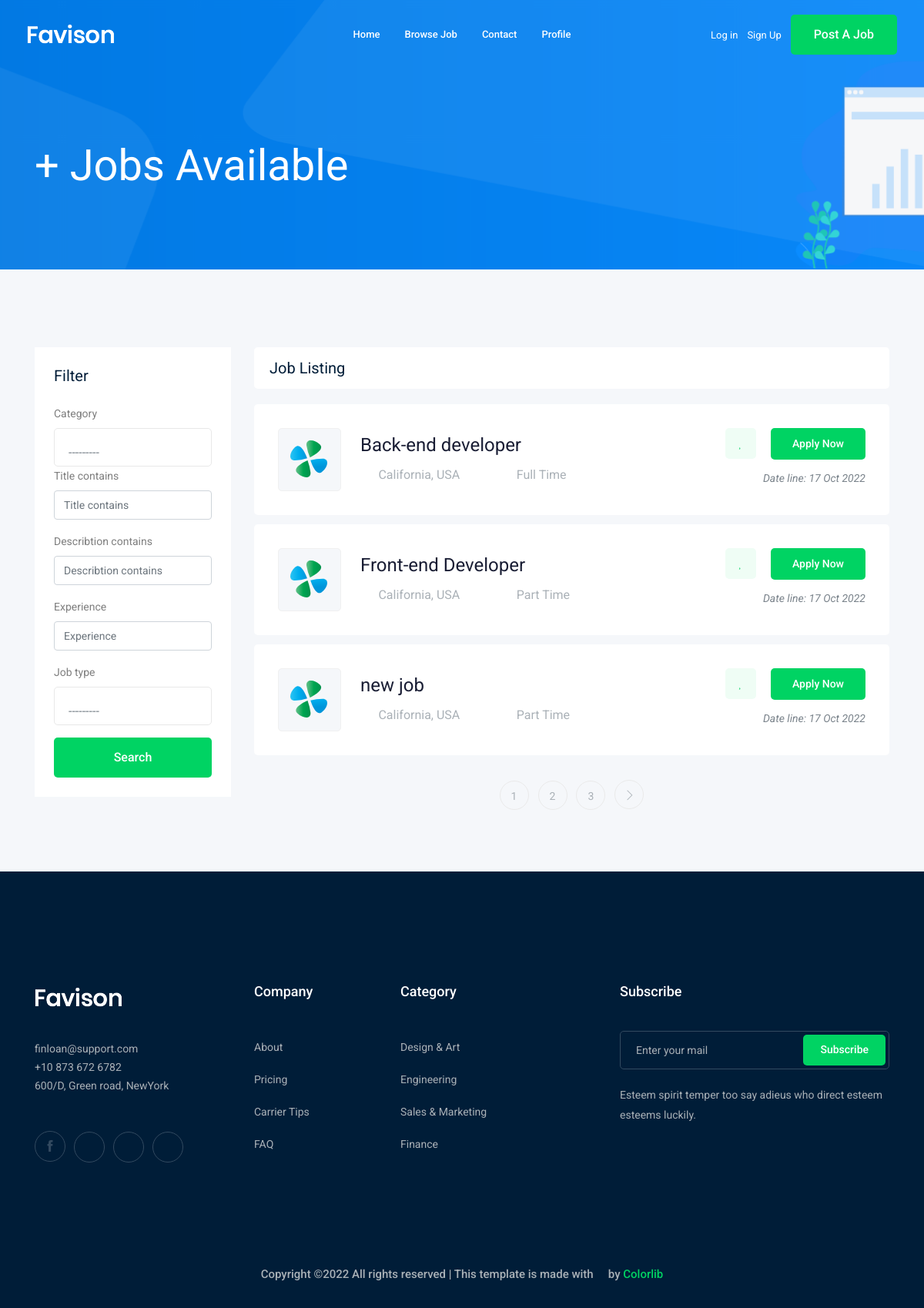
Screenshot of /jobs/ with the database file from the repository.
### job/models.py (models this page shows, shortened)
class Job(models.Model):
    owner = models.ForeignKey(User, verbose_name=("job_owner"), on_delete=models.CASCADE)
    title = models.CharField(max_length=100)
    job_type =models.CharField(max_length=20,  choices=JOB_TYPE)
    describtion = models.TextField(max_length=1000)
    published_at= models.DateTimeField(auto_now=True)
    vacancy =models.IntegerField(default=1)
    salary = models.IntegerField(default=0)
    experience = models.IntegerField(default=0)
    category= models.ForeignKey('Category',on_delete=models.CASCADE)
    image = models.ImageField(upload_to=image_upload)
    slug =models.SlugField(blank=True,null=True)

### job/views.py (the view)
# urls.py: path('',views.job_list,name = 'job_list'),
def job_list(request):
    job_list=Job.objects.all()
    myfilter = JobFilter(request.GET,queryset=job_list)
    job_list = myfilter.qs
    paginator = Paginator(job_list, 3) # Show 25 contacts per page.
    page_number = request.GET.get('page')
    page_obj = paginator.get_page(page_number)
    context={'jobs' :page_obj,'myfilter':myfilter}#template name
    return render(request,'job/job_list.html',context)

### job/models.py (called while the page is built)
    def __str__(self) :
        return self.name

### job/templates/job/job_list.html (shortened to what this page needs)
{% extends 'base.html'%}
{% load bootstrap4 %}
{% block body %}
<div class="bradcam_area bradcam_bg_1">
    <div class="container">
        <div class="row">
            <div class="col-xl-12">
                <div class="bradcam_text">
                    <h3>{{jobs.count}}+ Jobs Available</h3>
                </div>
            </div>
        </div>
    </div>
</div>
<div class="job_listing_area plus_padding">
    <div class="container">
        <div class="row">
            <div class="col-lg-3">
                <div class="job_filter white-bg">
                    <div class="form_inner white-bg">
                        <h3>Filter</h3>
                        <form method="GET">
                            {% bootstrap_form myfilter.form %}
                            <div class="reset_btn">
                                <button  class="boxed-btn3 w-100 mt-3" type="submit">Search</button>
                            </div>
                        </form>
                    </div>
                </div>
            </div>
            <div class="col-lg-9">
                <div class="recent_joblist_wrap">
                    <div class="recent_joblist white-bg ">
                        <div class="row align-items-center">
                            <div class="col-md-6">
                                <h4>Job Listing</h4>
                            </div>
                            <div class="col-md-6">
                            </div>
                        </div>
                    </div>
                </div>
                <div class="job_lists m-0">
                    <div class="row">
                    {%for job in jobs %}
                        <div class="col-lg-12 col-md-12">
                            <div class="single_jobs white-bg d-flex justify-content-between">
                                <div class="jobs_left d-flex align-items-center">
                                    <div class="thumb">
                                        <img src="img/svg_icon/1.svg" alt="">
                                    </div>
                                    <div class="jobs_conetent">
                                        <a href="{%url 'jobs:job_details' job.slug %}"><h4>{{job.title}}</h4></a>
                                        <div class="links_locat d-flex align-items-center">
                                            <div class="location">
                                                <p> <i class="fa fa-map-marker"></i> California, USA</p>
                                            </div>
                                            <div class="location">
                                                <p> <i class="fa fa-clock-o"></i> {{job.job_type}}</p>
                                            </div>
                                        </div>
                                    </div>
                                </div>
                                <div class="jobs_right">
                                    <div class="apply_now">
                                        <a class="heart_mark" href="#"> <i class="fa fa-heart"></i> </a>
                                        <a href="{%url 'jobs:job_details' job.slug %}" class="boxed-btn3">Apply Now</a>
                                    </div>
                                    <div class="date">
                                        <p>Date line: {{job.published_at|date:'d M o'}}</p>
                                    </div>
                                </div>
                            </div>
                        </div>
                    {% endfor %}
                    </div>
                    {% if jobs.has_other_pages %}
                        <div class="row">
                            <div class="col-lg-12">
                                <div class="pagination_wrap">
                                    <ul>
                                        {% for i in jobs.paginator.page_range  %}
                                            <li><a href="?page={{i}}"><span>{{i}}</span></a></li>
                                        {% endfor %}
                                        {% if jobs.has_next %}
                                            <li><a href="?page={{jobs.next_page_number}}"> <i class="ti-angle-right"></i> </a></li>
                                        {% endif %}
                                    </ul>
                                </div>
                            </div>
                        </div>
                    {% endif %}
                </div>
            </div>
        </div>
    </div>
</div>
{% endblock body %}

### rows the page displays
Job: title "Back-end developer", job_type "Full Time", published_at "17 Oct 2022"
Job: title "Front-end Developer", job_type "Part Time", published_at "17 Oct 2022"
Job: title "new job", job_type "Part Time", published_at "17 Oct 2022"

### other values shown
{{ i }} "1" "2" "3"
